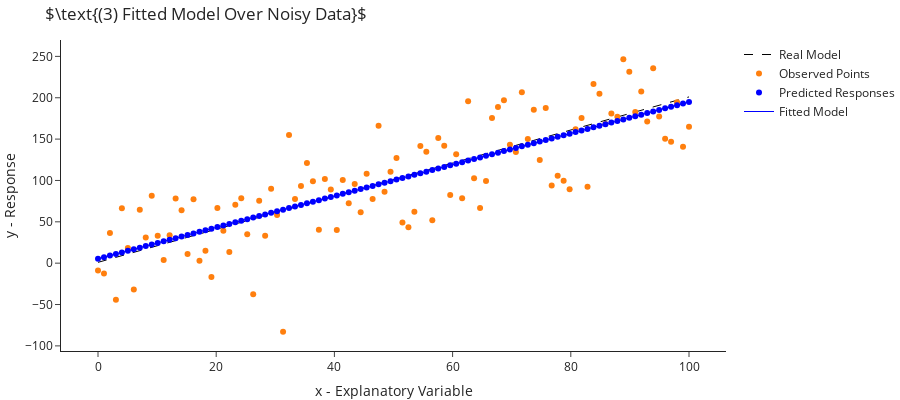

Notebook source saved alongside this figure:
### Code cell
y_hat = model.predict(x.reshape(-1,1))

fig.data = [fig.data[0], fig.data[1]]
fig.update_layout(title=r"$\text{(3) Fitted Model Over Noisy Data}$")
fig.add_traces([go.Scatter(x=x, y=y_hat, mode="markers", name="Predicted Responses", marker=dict(color="blue")),
                go.Scatter(x=x, y=y_hat, mode="lines", name="Fitted Model", line=dict(color="blue", width=1))])
fig.show()
